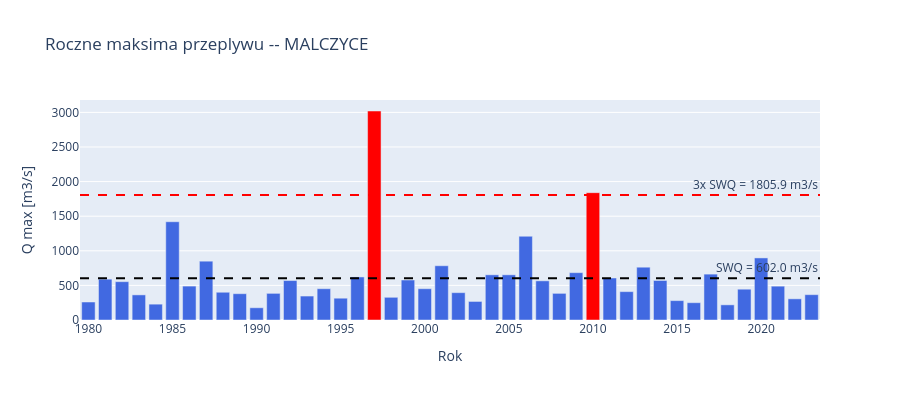

Write notebook code for a chart like this one.
### Markdown cell above
**Prompt do LLM:**
> *"Napisz kod ktory uzyje identify_flood_years() z modulu src/hydrology do znalezienia
> lat powodziowych. Pokaz roczne maksima na wykresie z linia progu."*

**Uzyte moduly/funkcje:** `src.hydrology.identify_flood_years()`

### Code cell
# Identyfikacja lat powodziowych (prog: 3x SWQ)
flood_years = identify_flood_years(df, PRIMARY_STATION, threshold_factor=3.0)
print(f'Lata powodziowe (maks > 3x SWQ): {flood_years}')

# Wykres rocznych maksimow
sdf = df[df['station_id'] == PRIMARY_STATION].dropna(subset=['discharge_m3s']).copy()
sdf['year'] = sdf['date'].dt.year
annual_max = sdf.groupby('year')['discharge_m3s'].max()
swq = annual_max.mean()

fig = go.Figure()
fig.add_trace(go.Bar(
    x=annual_max.index, y=annual_max.values,
    marker_color=['red' if y in flood_years else 'royalblue' for y in annual_max.index],
    name='Roczne max Q',
))
fig.add_hline(y=swq, line_dash='dash', line_color='black', annotation_text=f'SWQ = {swq:.1f} m3/s')
fig.add_hline(y=3*swq, line_dash='dash', line_color='red', annotation_text=f'3x SWQ = {3*swq:.1f} m3/s')
fig.update_layout(
    title=f'Roczne maksima przeplywu -- {name}',
    xaxis_title='Rok', yaxis_title='Q max [m3/s]', height=400,
)
fig.show()

### Figure 1 — Plotly figure (JSON) as saved in the notebook; plotly's stock layout.template omitted (floating-point values rounded to 4 significant figures)
{"data": [{"marker": {"color": ["royalblue", "royalblue", "royalblue", "royalblue", "royalblue", "royalblue", "royalblue", "royalblue", "royalblue", "royalblue", "royalblue", "royalblue", "royalblue", "royalblue", "royalblue", "royalblue", "royalblue", "red", "royalblue", "royalblue", "royalblue", "royalblue", "royalblue", "royalblue", "royalblue", "royalblue", "royalblue", "royalblue", "royalblue", "royalblue", "red", "royalblue", "royalblue", "royalblue", "royalblue", "royalblue", "royalblue", "royalblue", "royalblue", "royalblue", "royalblue", "royalblue", "royalblue", "royalblue"]}, "name": "Roczne max Q", "type": "bar", "x": [1980, 1981, 1982, 1983, 1984, 1985, 1986, 1987, 1988, 1989, 1990, 1991, 1992, 1993, 1994, 1995, 1996, 1997, 1998, 1999, 2000, 2001, 2002, 2003, 2004, 2005, 2006, 2007, 2008, 2009, 2010, 2011, 2012, 2013, 2014, 2015, 2016, 2017, 2018, 2019, 2020, 2021, 2022, 2023], "y": [260.0, 590.0, 554.0, 363.0, 229.0, 1420.0, 490.0, 850.0, 401.0, 380.0, 177.0, 385.0, 570.0, 346.0, 452.0, 315.0, 622.0, 3020.0, 328.0, 578.0, 452.0, 784.0, 395.0, 268.0, 653.0, 653.0, 1210.0, 566.0, 385.0, 684.0, 1840.0, 607.0, 410.0, 763.0, 571.0, 280.0, 250.0, 663.0, 219.0, 445.0, 897.0, 489.0, 306.0, 366.0]}], "layout": {"annotations": [{"showarrow": false, "text": "SWQ = 602.0 m3/s", "x": 1, "xanchor": "right", "xref": "x domain", "y": 602.0, "yanchor": "bottom", "yref": "y"}, {"showarrow": false, "text": "3x SWQ = 1805.9 m3/s", "x": 1, "xanchor": "right", "xref": "x domain", "y": 1806.0, "yanchor": "bottom", "yref": "y"}], "height": 400, "shapes": [{"line": {"color": "black", "dash": "dash"}, "type": "line", "x0": 0, "x1": 1, "xref": "x domain", "y0": 602.0, "y1": 602.0, "yref": "y"}, {"line": {"color": "red", "dash": "dash"}, "type": "line", "x0": 0, "x1": 1, "xref": "x domain", "y0": 1806.0, "y1": 1806.0, "yref": "y"}], "title": {"text": "Roczne maksima przeplywu -- MALCZYCE"}, "xaxis": {"title": {"text": "Rok"}}, "yaxis": {"title": {"text": "Q max [m3/s]"}}}}
